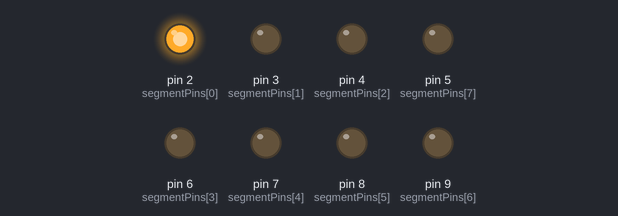
A sketch run on a simulated Arduino Uno, built with avr-gcc and run on an emulated ATmega328P. Parts: output pins drawn as LEDs (lit = HIGH).

Above: at 0.1 s.
At 0.7 s:
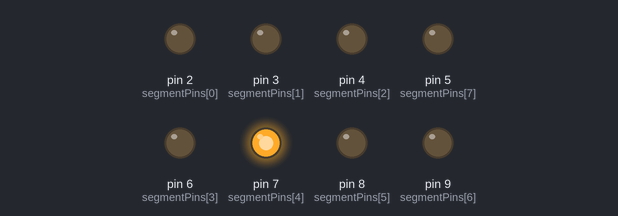
At 1.1 s:
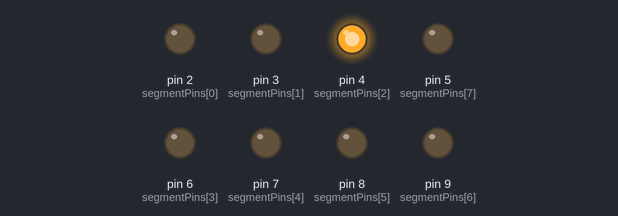
At 1.5 s:
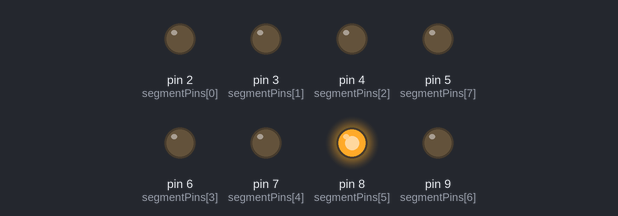
At 2.5 s:
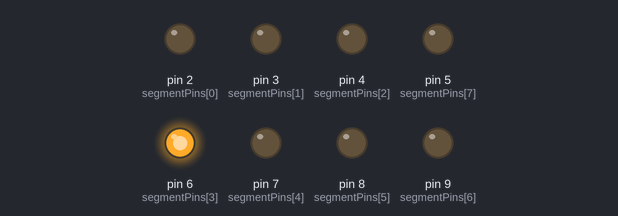
At 3.5 s:
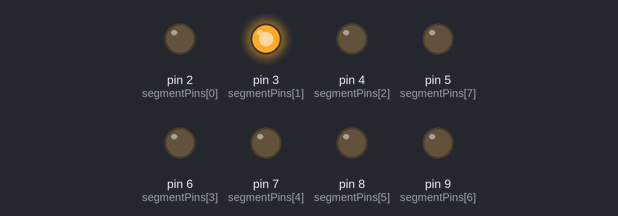
Timing chart, 0 to 3.8 s (numbered marks = the images above):
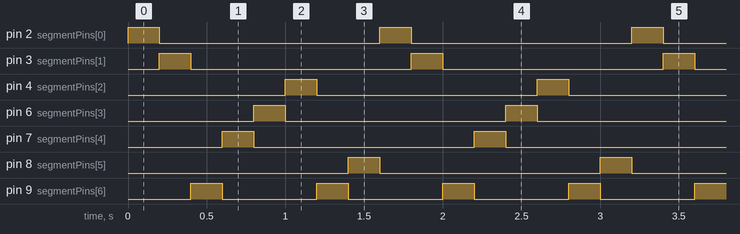

The sketch:

7-segment.ino
```cpp
                             //example 1
/*const int segmentPins[8] = {2,3,4,6,7,8,9,5}; //A,B,C,D,E,F,G,dp

void setup(){
  for(int i = 0; i<8 ; i++){
    pinMode(segmentPins[i], OUTPUT);
  }
}

void loop(){
  for(int i=0; i<8; i++){
    digitalWrite(segmentPins[i], HIGH);
    delay(1000);
    digitalWrite(segmentPins[i], LOW);
  }
}*/
                                  //example2
/*
const int segmentPins[8] = {2,3,4,6,7,8,9,5}; //A,B,C,D,E,F,G,dp
const byte numeral[10][8] = {
  {1,1,1,1,1,1,0,0}, // 0
  {0,1,1,0,0,0,0,0}, // 1
  {1,1,0,1,1,0,1,0}, // 2
  {1,1,1,1,0,0,1,0}, // 3
  {0,1,1,0,0,1,1,0}, // 4
  {1,0,1,1,0,1,1,0}, // 5
  {0,0,1,1,1,1,1,0}, // 6
  {1,1,1,0,0,0,0,0}, // 7
  {1,1,1,1,1,1,1,0}, // 8
  {1,1,1,0,0,1,1,0}  // 9
};
 //A,B,C,D,E,F,G,dp

void setup(){
  for(int i = 0; i<8 ; i++){
    pinMode(segmentPins[i], OUTPUT);
  }
}

void loop(){
  for(int number = 0; number<10; number++){
    for(int segment = 0; segment < 8; segment++){
      int isBitSet = numeral[number][segment]; // for common Cathode
      //int isBitSet = !numeral[number][segment]; // for common Anode
      digitalWrite(segmentPins[segment], isBitSet);
    }
    delay(1000);
  }
}*/
                                  //example3
const int segmentPins[8] = {2,3,4,6,7,8,9,5};
                          //A,B,C,D,E,F,G,dp
                          //0,1,2,3,4,5,6,7
const int loading[8] = {0,1,6,4,3,2,6,5};
                      //A,B,G,E,D,C,G,F

void setup(){
  for(int i = 0; i<8; i++){
    pinMode(segmentPins[i], OUTPUT);
  }
}

void loop(){
  for(int i=0; i<8; i++){
    for(int segment=0; segment<8; segment++){
      bool isBitSet = loading[i]==segment;
      //isBitSet = !isBitSet; //for common Anode
      digitalWrite(segmentPins[segment], isBitSet);
    }
    delay(200);
  }
}
```

Measured:
- by itself, pin 9 (segmentPins[6]): alternates HIGH for 0.20 s and LOW for 0.60 s
- by itself, pin 2 (segmentPins[0]), pin 3 (segmentPins[1]), pin 4 (segmentPins[2]), pin 6 (segmentPins[3]), pin 7 (segmentPins[4]), pin 8 (segmentPins[5]): alternates HIGH for 0.20 s and LOW for 1.4 s
- by itself, everything shown: repeats every 1.6 s, in 8 steps
